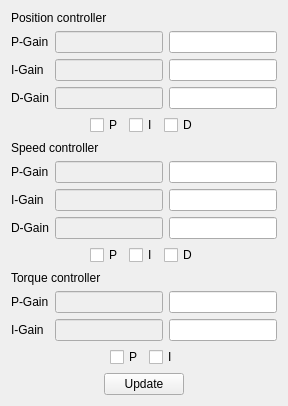
       <widget class="QWidget" name="tabControl">
        <attribute name="title">
         <string>Control</string>
        </attribute>
        <layout class="QVBoxLayout" name="verticalLayout_4">
         <item>
          <widget class="QLabel" name="label_32">
           <property name="text">
            <string>Position controller</string>
           </property>
          </widget>
         </item>
         <item>
          <layout class="QFormLayout" name="formLayout_5">
           <item row="0" column="0">
            <widget class="QLabel" name="label_31">
             <property name="text">
              <string>P-Gain</string>
             </property>
            </widget>
           </item>
           <item row="0" column="1">
            <layout class="QHBoxLayout" name="horizontalLayout_12">
             <item>
              <widget class="QLineEdit" name="lineEdit_25">
               <property name="enabled">
                <bool>false</bool>
               </property>
              </widget>
             </item>
             <item>
              <widget class="QLineEdit" name="lineEdit_24"/>
             </item>
            </layout>
           </item>
           <item row="1" column="0">
            <widget class="QLabel" name="label_34">
             <property name="text">
              <string>I-Gain</string>
             </property>
            </widget>
           </item>
           <item row="1" column="1">
            <layout class="QHBoxLayout" name="horizontalLayout_18">
             <item>
              <widget class="QLineEdit" name="lineEdit_27">
               <property name="enabled">
                <bool>false</bool>
               </property>
              </widget>
             </item>
             <item>
              <widget class="QLineEdit" name="lineEdit_26"/>
             </item>
            </layout>
           </item>
           <item row="2" column="0">
            <widget class="QLabel" name="label_33">
             <property name="text">
              <string>D-Gain</string>
             </property>
            </widget>
           </item>
           <item row="2" column="1">
            <layout class="QHBoxLayout" name="horizontalLayout_22">
             <item>
              <widget class="QLineEdit" name="lineEdit_29">
               <property name="enabled">
                <bool>false</bool>
               </property>
              </widget>
             </item>
             <item>
              <widget class="QLineEdit" name="lineEdit_28"/>
             </item>
            </layout>
           </item>
          </layout>
         </item>
         <item>
          <layout class="QHBoxLayout" name="horizontalLayout_21">
           <item>
            <spacer name="horizontalSpacer_7">
             <property name="orientation">
              <enum>Qt::Horizontal</enum>
             </property>
             <property name="sizeHint" stdset="0">
              <size>
               <width>40</width>
               <height>20</height>
              </size>
             </property>
            </spacer>
           </item>
           <item>
            <widget class="QCheckBox" name="checkBox_5">
             <property name="text">
              <string>P</string>
             </property>
            </widget>
           </item>
           <item>
            <widget class="QCheckBox" name="checkBox_4">
             <property name="text">
              <string>I</string>
             </property>
            </widget>
           </item>
           <item>
            <widget class="QCheckBox" name="checkBox_3">
             <property name="text">
              <string>D</string>
             </property>
            </widget>
           </item>
           <item>
            <spacer name="horizontalSpacer_8">
             <property name="orientation">
              <enum>Qt::Horizontal</enum>
             </property>
             <property name="sizeHint" stdset="0">
              <size>
               <width>40</width>
               <height>20</height>
              </size>
             </property>
            </spacer>
           </item>
          </layout>
         </item>
         <item>
          <widget class="QLabel" name="label_35">
           <property name="text">
            <string>Speed controller</string>
           </property>
          </widget>
         </item>
         <item>
          <layout class="QFormLayout" name="formLayout_9">
           <item row="0" column="0">
            <widget class="QLabel" name="label_43">
             <property name="text">
              <string>P-Gain</string>
             </property>
            </widget>
           </item>
           <item row="0" column="1">
            <layout class="QHBoxLayout" name="horizontalLayout_17">
             <item>
              <widget class="QLineEdit" name="lineEdit_39">
               <property name="enabled">
                <bool>false</bool>
               </property>
              </widget>
             </item>
             <item>
              <widget class="QLineEdit" name="lineEdit_40"/>
             </item>
            </layout>
           </item>
           <item row="1" column="0">
            <widget class="QLabel" name="label_44">
             <property name="text">
              <string>I-Gain</string>
             </property>
            </widget>
           </item>
           <item row="1" column="1">
            <layout class="QHBoxLayout" name="horizontalLayout_19">
             <item>
              <widget class="QLineEdit" name="lineEdit_41">
               <property name="enabled">
                <bool>false</bool>
               </property>
              </widget>
             </item>
             <item>
              <widget class="QLineEdit" name="lineEdit_42"/>
             </item>
            </layout>
           </item>
           <item row="2" column="0">
            <widget class="QLabel" name="label_45">
             <property name="text">
              <string>D-Gain</string>
             </property>
            </widget>
           </item>
           <item row="2" column="1">
            <layout class="QHBoxLayout" name="horizontalLayout_23">
             <item>
              <widget class="QLineEdit" name="lineEdit_43">
               <property name="enabled">
                <bool>false</bool>
               </property>
              </widget>
             </item>
             <item>
              <widget class="QLineEdit" name="lineEdit_44"/>
             </item>
            </layout>
           </item>
          </layout>
         </item>
         <item>
          <layout class="QHBoxLayout" name="horizontalLayout_33">
           <item>
            <spacer name="horizontalSpacer_11">
             <property name="orientation">
              <enum>Qt::Horizontal</enum>
             </property>
             <property name="sizeHint" stdset="0">
              <size>
               <width>40</width>
               <height>20</height>
              </size>
             </property>
            </spacer>
           </item>
           <item>
            <widget class="QCheckBox" name="checkBox_6">
             <property name="text">
              <string>P</string>
             </property>
            </widget>
           </item>
           <item>
            <widget class="QCheckBox" name="checkBox_7">
             <property name="text">
              <string>I</string>
             </property>
            </widget>
           </item>
           <item>
            <widget class="QCheckBox" name="checkBox_8">
             <property name="text">
              <string>D</string>
             </property>
            </widget>
           </item>
           <item>
            <spacer name="horizontalSpacer_12">
             <property name="orientation">
              <enum>Qt::Horizontal</enum>
             </property>
             <property name="sizeHint" stdset="0">
              <size>
               <width>40</width>
               <height>20</height>
              </size>
             </property>
            </spacer>
           </item>
          </layout>
         </item>
         <item>
          <widget class="QLabel" name="label_37">
           <property name="text">
            <string>Torque controller</string>
           </property>
          </widget>
         </item>
         <item>
          <layout class="QFormLayout" name="formLayout_10">
           <item row="0" column="0">
            <widget class="QLabel" name="label_46">
             <property name="text">
              <string>P-Gain</string>
             </property>
            </widget>
           </item>
           <item row="0" column="1">
            <layout class="QHBoxLayout" name="horizontalLayout_20">
             <item>
              <widget class="QLineEdit" name="lineEdit_45">
               <property name="enabled">
                <bool>false</bool>
               </property>
              </widget>
             </item>
             <item>
              <widget class="QLineEdit" name="lineEdit_46"/>
             </item>
            </layout>
           </item>
           <item row="1" column="0">
            <widget class="QLabel" name="label_47">
             <property name="text">
              <string>I-Gain</string>
             </property>
            </widget>
           </item>
           <item row="1" column="1">
            <layout class="QHBoxLayout" name="horizontalLayout_32">
             <item>
              <widget class="QLineEdit" name="lineEdit_47">
               <property name="enabled">
                <bool>false</bool>
               </property>
              </widget>
             </item>
             <item>
              <widget class="QLineEdit" name="lineEdit_48"/>
             </item>
            </layout>
           </item>
          </layout>
         </item>
         <item>
          <layout class="QHBoxLayout" name="horizontalLayout_34">
           <item>
            <spacer name="horizontalSpacer_13">
             <property name="orientation">
              <enum>Qt::Horizontal</enum>
             </property>
             <property name="sizeHint" stdset="0">
              <size>
               <width>40</width>
               <height>20</height>
              </size>
             </property>
            </spacer>
           </item>
           <item>
            <widget class="QCheckBox" name="checkBox_9">
             <property name="text">
              <string>P</string>
             </property>
            </widget>
           </item>
           <item>
            <widget class="QCheckBox" name="checkBox_10">
             <property name="text">
              <string>I</string>
             </property>
            </widget>
           </item>
           <item>
            <spacer name="horizontalSpacer_14">
             <property name="orientation">
              <enum>Qt::Horizontal</enum>
             </property>
             <property name="sizeHint" stdset="0">
              <size>
               <width>40</width>
               <height>20</height>
              </size>
             </property>
            </spacer>
           </item>
          </layout>
         </item>
         <item>
          <spacer name="verticalSpacer_2">
           <property name="orientation">
            <enum>Qt::Vertical</enum>
           </property>
           <property name="sizeHint" stdset="0">
            <size>
             <width>20</width>
             <height>0</height>
            </size>
           </property>
          </spacer>
         </item>
         <item>
          <layout class="QHBoxLayout" name="horizontalLayout_6">
           <item>
            <spacer name="horizontalSpacer_5">
             <property name="orientation">
              <enum>Qt::Horizontal</enum>
             </property>
             <property name="sizeHint" stdset="0">
              <size>
               <width>40</width>
               <height>20</height>
              </size>
             </property>
            </spacer>
           </item>
           <item>
            <widget class="QPushButton" name="pushButton">
             <property name="text">
              <string>Update</string>
             </property>
            </widget>
           </item>
           <item>
            <spacer name="horizontalSpacer_6">
             <property name="orientation">
              <enum>Qt::Horizontal</enum>
             </property>
             <property name="sizeHint" stdset="0">
              <size>
               <width>40</width>
               <height>20</height>
              </size>
             </property>
            </spacer>
           </item>
          </layout>
         </item>
        </layout>
       </widget>
